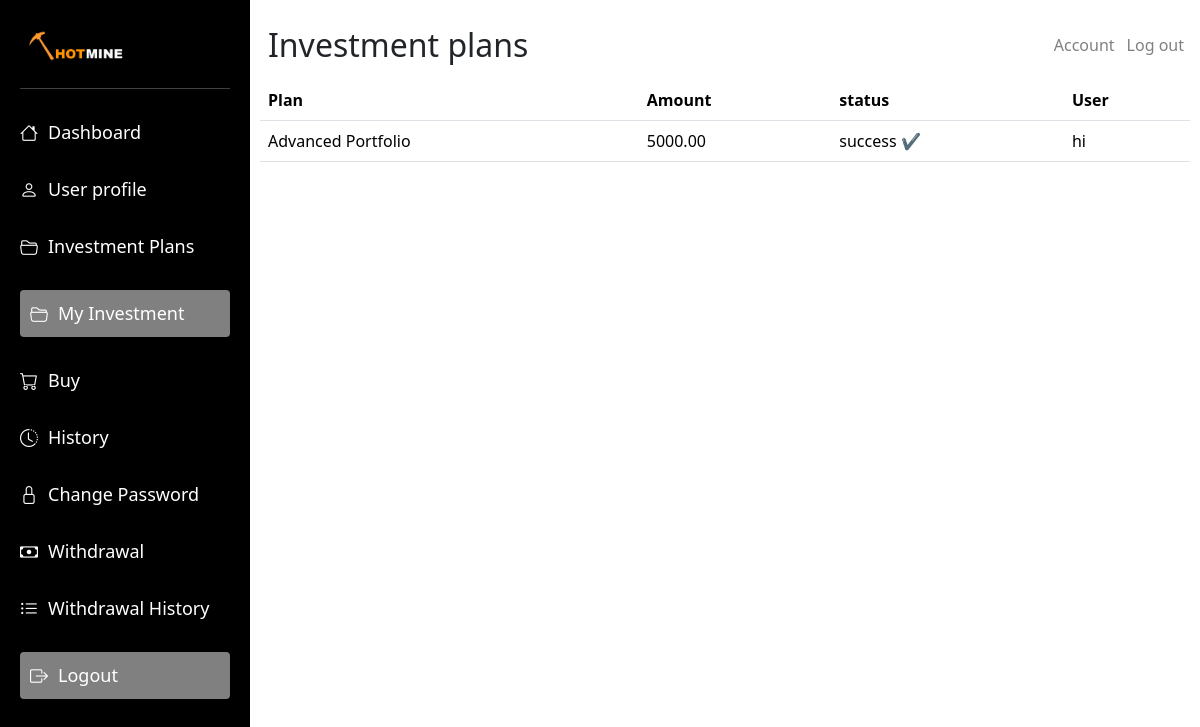
Page /my-investments/ (signed in) on the earlier database version.
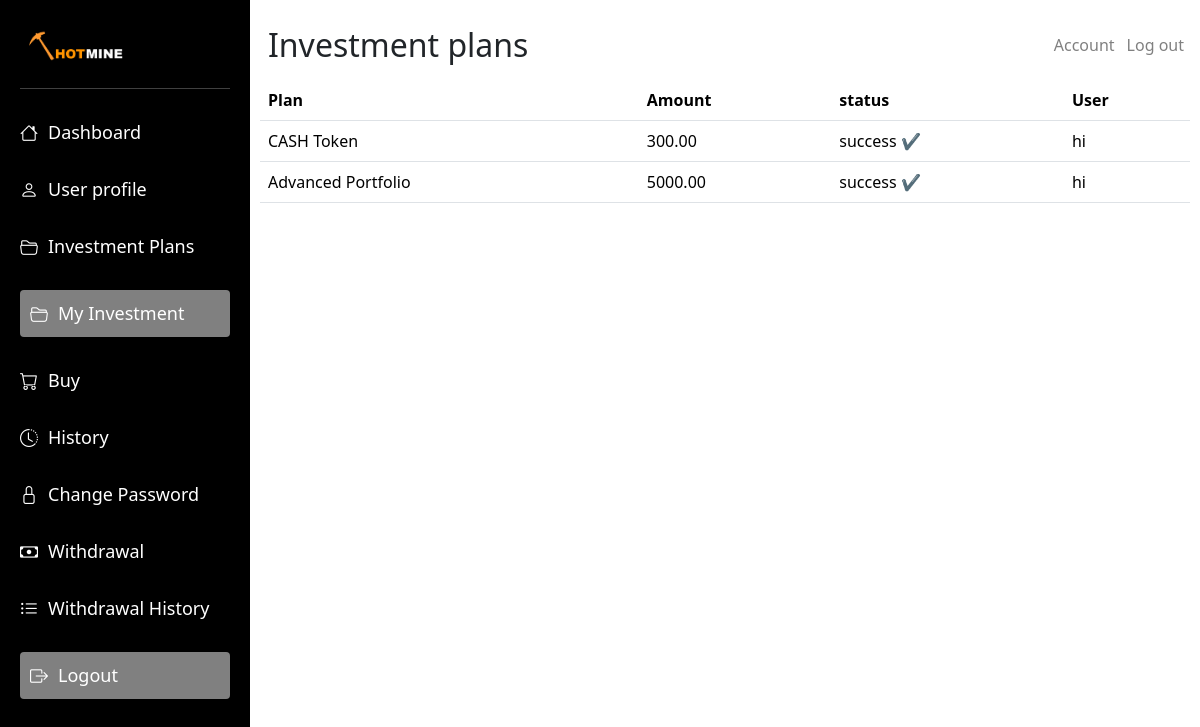
Same page on the later database version.
### hotmine/models.py (models this page shows, shortened)
class Investment(models.Model):
    STATUS_CHOICES = [
        ("PENDING", "Pending"),
        ("ACTIVE", "Active"),
        ("COMPLETED", "Completed"),
        ("CANCELLED", "Cancelled"),
    ]
    user = models.ForeignKey(User, on_delete=models.CASCADE, null=True, blank=True)
    investment_plan = models.ForeignKey(
        InvestmentPlan, on_delete=models.CASCADE, null=True, blank=True
    )
    amount = models.DecimalField(max_digits=12, decimal_places=2, null=True, blank=True)
    wallet_address_used = models.CharField(
        max_length=255,
        help_text="Wallet address that was used for this investment",
        null=True,
        blank=True,
    )
    status = models.CharField(
        max_length=10,
        choices=STATUS_CHOICES,
        default="PENDING",
        null=True,
        blank=True,
    )
    date_invested = models.DateTimeField(auto_now_add=True)
    date_completed = models.DateTimeField(null=True, blank=True)
    total_earnings = models.DecimalField(
        max_digits=12, decimal_places=2, default=0, null=True, blank=True
    )
    plan = models.CharField(max_length=100, blank=True, null=True)
    wallet_address = models.CharField(max_length=255, blank=True, null=True)
    class Meta:
        ordering = ["-date_invested"]
        verbose_name = "Investment"
        verbose_name_plural = "Investments"

### hotmine/views.py (the view)
# urls.py: path("my-investments/", views.investment_record, name="my_investments"),
@login_required
def investment_record(request):
    user = request.user
    investments_list = Investment.objects.filter(user=user).order_by("-date_invested")
    paginator = Paginator(investments_list, 10)  # Show 10 investments per page
    page_number = request.GET.get("page")
    investments = paginator.get_page(page_number)
    total_invested = sum(inv.amount for inv in investments_list)
    total_earnings = sum(inv.total_earnings for inv in investments_list)
    active_count = investments_list.filter(status="ACTIVE").count()
    completed_count = investments_list.filter(status="COMPLETED").count()
    context = {
        "investments": investments,
        "total_invested": total_invested,
        "total_earnings": total_earnings,
        "active_count": active_count,
        "completed_count": completed_count,
    }
    return render(request, "hotmine/myinvestment.html", context)

### hotmine/templates/hotmine/myinvestment.html (shortened to what this page needs)
{% load static %}
<!DOCTYPE html>
<html lang="en">
<head>
    <link rel="stylesheet" href="{% static 'hotmine/dashboard.css' %}" />
    <link rel="stylesheet" href="{% static 'hotmine/bootstrap-icons/bootstrap-icons.css' %}">
    <link rel="stylesheet" href="{% static 'hotmine/bootstrap.css' %}">
</head>
<body>
    <div class="container-fluid">
        <div class="sidebar" id="sidebar">
            <img class="logo" src="{% static 'hotmine/images/miney.jpg' %}" alt="Hotmine Logo">
            <hr>
            <ul class="nav-links">
                <li><a href="/dashboard"><i class="bi bi-house"></i> Dashboard</a></li>
                <li><a href="/profile"><i class="bi bi-person"></i> User profile</a></li>
                <li><a href="/packages"><i class="bi bi-folder2-open"></i> Investment Plans</a></li>
                <li class="active"><a href="/my-investments"><i class="bi bi-folder2-open"></i> My Investment</a></li>
                <li><a href="/buy"><i class="bi bi-cart"></i> Buy</a></li>
                <li> <a href="/history"><i class="bi bi-clock-history"></i> History</a></li>
                <li><a href="/updatepassword"><i class="bi bi-lock"></i> Change Password</a></li>
                <li><a href="/withdraw"><i class="bi bi-cash"></i> Withdrawal</a></li>
                <li><a href="/withdrawal-history"><i class="bi bi-list-ul"></i> Withdrawal History</a>
                </li>
                <li class="active"><a href="/logout"><i class="bi bi-box-arrow-right"></i> Logout</a></li>
            </ul>
        </div>
        <div class="tradingview-widget-container" id="mainContent">
            <div class="navbar d-flex justify-content-between align-items-center">
                <div class="d-flex align-items-center">
                    <h2 class="m-2">Investment plans</h2>
                </div>
                <div class="d-flex align-items-center dashaccount">
                    <span class="dashaccount"><a href="/profile">Account</a></span>
                    <span class="dashaccount"><a href="/logout">Log out</a></span>
                </div>
            </div>
            <table class="table">
                <thead>
                    <tr>
                        <th>Plan</th>
                        <th>Amount</th>
                        <th>status</th>
                        <th>User</th>
                    </tr>
                </thead>
                <tbody>
                    {% for investment in investments %}
                    <tr>
                        <td>{{ investment.plan }}</td>
                        <td>{{ investment.amount }}</td>
                        <td>success ✔️</td>
                        <td>{{ investment.user }}</td>
                    </tr>
                    {% empty %}
                    <tr>
                        <td colspan="4">No investments found.</td>
                    </tr>
                    {% endfor %}
                </tbody>
            </table>
        </div>
    </div>
</body>
</html>

Differences in the rows shown:
added Investment: plan "CASH Token", amount "300.00", user "hi"
